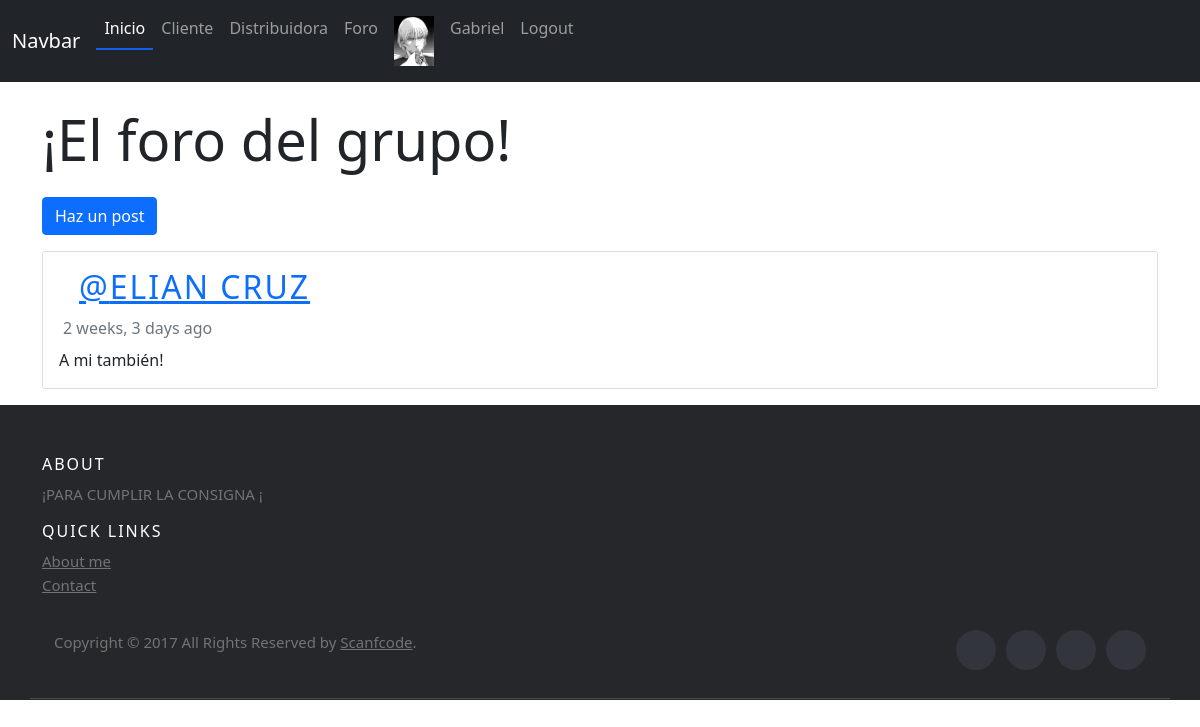
/foro/ (signed in), run on an earlier commit of the app's database.
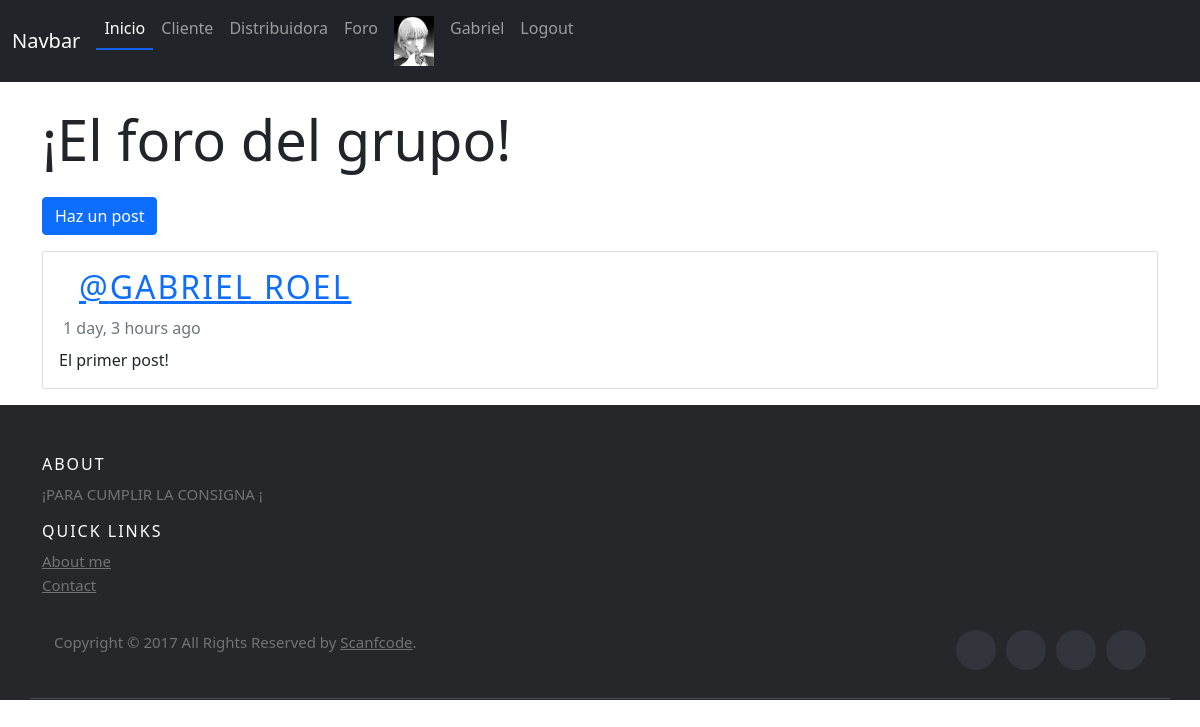
And on a later commit of the database.
### Roel/models.py (models this page shows, shortened)
class Post(models.Model):
    user = models.ForeignKey(User, on_delete=models.CASCADE, related_name='post')
    timestamp = models.DateTimeField(default=timezone.now)
    content = models.TextField()
    class Meta:
        ordering = ['-timestamp']

### Roel/views.py (the view)
# urls.py: path('foro/', foro, name='foro'),
@login_required
def foro(request):
    avatar = getavatar(request)
    posts = Post.objects.all()
    context = {'posts':posts, "avatar":avatar}
    return render(request,'Roel/foro/foro.html', context )

### Roel/views.py (called while the page is built)
@login_required
def getavatar(request):
    avatar = Avatar.objects.filter(user = request.user.id)
    try:
        avatar = avatar[0].image.url
    except:
        avatar = None
    return avatar

### Roel/templates/Roel/foro/foro.html (shortened to what this page needs)
{% extends "Roel/inicio.html" %}
{% load humanize %}
{% load static %}
{% block contenidoQueCambia %}
    <div class="container mt-4">
        <h1 class="display-4 mb-4">¡El foro del grupo!</h1>
        <a href="{% url 'post' %}" class="btn btn-primary mb-3">Haz un post</a>
        {% for post in posts %}
            <article class="card mb-3">
                <div class="card-body">
                    <h2 class="card-title username"><a href="">{% if post.user.first_name or post.user.last_name %}@{{ post.user.get_full_name }}{% else %}@{{ post.user.username }}{% endif %}</a></h2>
                    <p class="card-subtitle text-muted mb-2">
                         <time data-time="#">{{ post.timestamp|naturaltime }}</time>
                    </p>
                    <p class="card-text">{{ post.content }}</p>
                </div>
            </article>
        {% endfor %}
    </div>
{% endblock %}

### Roel/templates/Roel/inicio.html (shortened to what this page needs)
<!DOCTYPE html>
<html lang="en">
<head>
    {% load static %}
    <link href="{% static 'Roel/css/Style.css'%}" rel="stylesheet"/>
    <link href="https://cdn.jsdelivr.net/npm/bootstrap@5.0.2/dist/css/bootstrap.min.css" rel="stylesheet">
</head>
<body>
    <nav class="navbar navbar-expand-lg navbar-dark bg-dark">
        <div class="container-fluid">
          <a class="navbar-brand" href="#">Navbar</a>
          <div class="collapse navbar-collapse" id="navbarNav">
            <ul class="navbar-nav">
              <li class="nav-item">
                <a class="nav-link active" aria-current="page" href="{% url 'inicio' %}">Inicio</a>
              </li>
              <li class="nav-item">
                <a class="nav-link" href="{% url 'cliente' %}">Cliente</a>
              </li>
              <li class="nav-item">
                <a class="nav-link" href="{% url 'distri' %}">Distribuidora</a>
              </li>
              <li class="nav-item">
                <a class="nav-link" href="{% url 'foro' %}">Foro</a>
              </li>
              <li class="nav-item">
              <a class="nav-link navText" href=""><img src="{{avatar}}" width="40px" alt="perfil"></a></li>
              <li class="nav-item">
                <a class="nav-link" href="{% url 'perfil' %}">{{user.username}}</a>
              </li>
              <li class="nav-item">
                <a class="nav-link" href="{% url 'Logout' %}">Logout</a>
              </li>
            </ul>
          </div>
        </div>
    </nav>
    {% block contenidoQueCambia %}{% endblock %}
<footer class="site-footer">
      <div class="container">
        <div class="row">
          <div class="col-sm-12 col-md-6">
            <h6>About</h6>
            <p class="text-justify">¡PARA CUMPLIR LA CONSIGNA ¡</p>
          <div class="col-xs-6 col-md-3">
            <h6>Quick Links</h6>
            <ul class="footer-links">
              <li><a href="{% url 'aboutme' %}">About me</a></li>
              <li><a href="https://www.linkedin.com/in/gabriel-roel-187a8b247/">Contact</a></li>
            </ul>
          </div>
        </div>
        <hr>
      </div>
      <div class="container">
        <div class="row">
          <div class="col-md-8 col-sm-6 col-xs-12">
            <p class="copyright-text">Copyright &copy; 2017 All Rights Reserved by
         <a href="#">Scanfcode</a>.
            </p>
          </div>
          <div class="col-md-4 col-sm-6 col-xs-12">
            <ul class="social-icons">
              <li><a class="facebook" href="#"></a></li>
              <li><a class="twitter" href="#"></a></li>
              <li><a class="dribbble" href="#"></a></li>
              <li><a class="linkedin" href="#"></a></li>
            </ul>
          </div>
        </div>
      </div>
</footer>
</body>
</html>

### Roel/static/Roel/css/Style.css (style rules this page uses)
body { margin: 0; padding: 0; width: 100%; }
.active { border-bottom: 2px solid #1161ed; }
h2 { padding-left: 12px; font-size: 22px; text-transform: uppercase; padding-bottom: 5px; letter-spacing: 2px; display: inline-block; font-weight: 100; }
h2:first-child { padding-left: 0px; }
h2,span,.custom-checkbox { margin-left: 20px; }
hr { border: 1px solid rgb(255, 255, 255); top: 85px; position: relative; }
.site-footer { background-color:#26272b; padding:45px 0 20px; font-size:15px; line-height:24px; color:#737373; }
.site-footer hr { border-top-color:#bbb; opacity:0.5 }
.site-footer h6 { color:#fff; font-size:16px; text-transform:uppercase; margin-top:5px; letter-spacing:2px }
.site-footer a { color:#737373; }
.footer-links { padding-left:0; list-style:none }
.footer-links li { display:block }
.footer-links a { color:#737373 }
.site-footer .social-icons { text-align:right }
.site-footer .social-icons a { width:40px; height:40px; line-height:40px; margin-left:6px; margin-right:0; border-radius:100%; background-color:#33353d }
.copyright-text { margin:0 }
.social-icons { padding-left:0; margin-bottom:0; list-style:none }
.social-icons li { display:inline-block; margin-bottom:4px }
.social-icons a { background-color:#eceeef; color:#818a91; font-size:16px; display:inline-block; line-height:44px; width:44px; height:44px; text-align:center; margin-right:8px; border-radius:100%; -webkit-transition:all .2s linear; -o-transition:all .2s linear; transition:all .2s linear }

What changed in the data, as far as the page shows it:
removed Post: user.get_full_name "ELIAN CRUZ", timestamp "2 weeks, 3 days ago", content "A mi también!"
added Post: user.get_full_name "GABRIEL ROEL", timestamp "1 day, 3 hours ago", content "El primer post!"
